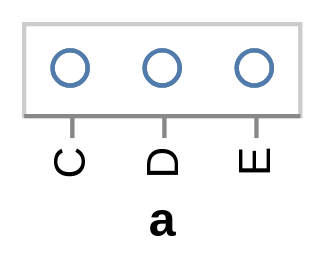

Specify this chart in Vega-Lite:
### Vega specification from a JSON file in a GitHub repository (floating-point values rounded to 4 significant figures)
{"$schema": "https://vega.github.io/schema/vega/v3.0.json", "autosize": "pad", "padding": 5, "encode": {"update": {"stroke": {"value": "#ccc"}, "fill": {"value": "transparent"}}}, "data": [{"name": "source_0", "values": [{"a": "C", "b": 2}, {"a": "C", "b": 7}, {"a": "C", "b": 4}, {"a": "D", "b": 1}, {"a": "D", "b": 2}, {"a": "D", "b": 6}, {"a": "E", "b": 8}, {"a": "E", "b": 4}, {"a": "E", "b": 7}]}], "signals": [{"name": "x_step", "value": 21}, {"name": "width", "update": "bandspace(domain('x').length, 1, 0.5) * x_step"}, {"name": "height", "update": "21"}], "marks": [{"name": "marks", "type": "symbol", "clip": true, "role": "point", "from": {"data": "source_0"}, "encode": {"update": {"x": {"scale": "x", "field": "a"}, "y": {"value": 10.5}, "stroke": {"value": "#4c78a8"}, "fill": {"value": "transparent"}, "opacity": {"value": 0.7}}}}], "scales": [{"name": "x", "type": "point", "domain": {"data": "source_0", "field": "a", "sort": true}, "range": {"step": {"signal": "x_step"}}, "round": true, "padding": 0.5}], "axes": [{"scale": "x", "orient": "bottom", "tickCount": 5, "title": "a", "zindex": 1, "encode": {"labels": {"update": {"angle": {"value": 270}, "align": {"value": "right"}, "baseline": {"value": "middle"}}}}}], "config": {"axis": {"quantitativeExtent": 30}}}
